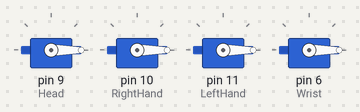
This sketch was run on a simulated Arduino Uno, built with avr-gcc and run on an emulated ATmega328P. Shown: 4 × servo.

Above: at 0.05 s.
At 2.0 s:
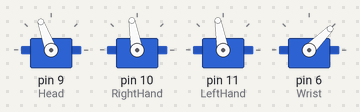
Timing chart, 0 to 4.6 s (numbered marks = the images above):
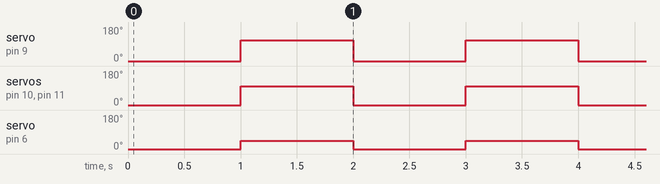

The sketch:

Motor_Sink.ino
```cpp
#include <Servo.h>

Servo Head;
Servo RightHand;
Servo LeftHand;
Servo Wrist;

int pos = 0;

void setup() {
  Head.attach(9);
  RightHand.attach(10);
  LeftHand.attach(11);
  Wrist.attach(6);
  Serial.begin(9600);
}

void loop() {

  Head.write(0);
  RightHand.write(0);
  LeftHand.write(0);
  Wrist.write(0);
  delay(1000);


  Head.write(110);
  RightHand.write(100);
  LeftHand.write(100);
  Wrist.write(45);
  delay(1000);


}
```

Measured:
- by itself, servo on pin 9 (Head): alternates 110° for 1.0 s and 0° for 1.0 s
- by itself, servo on pin 10 (RightHand), servo on pin 11 (LeftHand): alternates 100° for 1.0 s and 0° for 1.0 s
- by itself, servo on pin 6 (Wrist): alternates 45° for 1.0 s and 0° for 1.0 s
